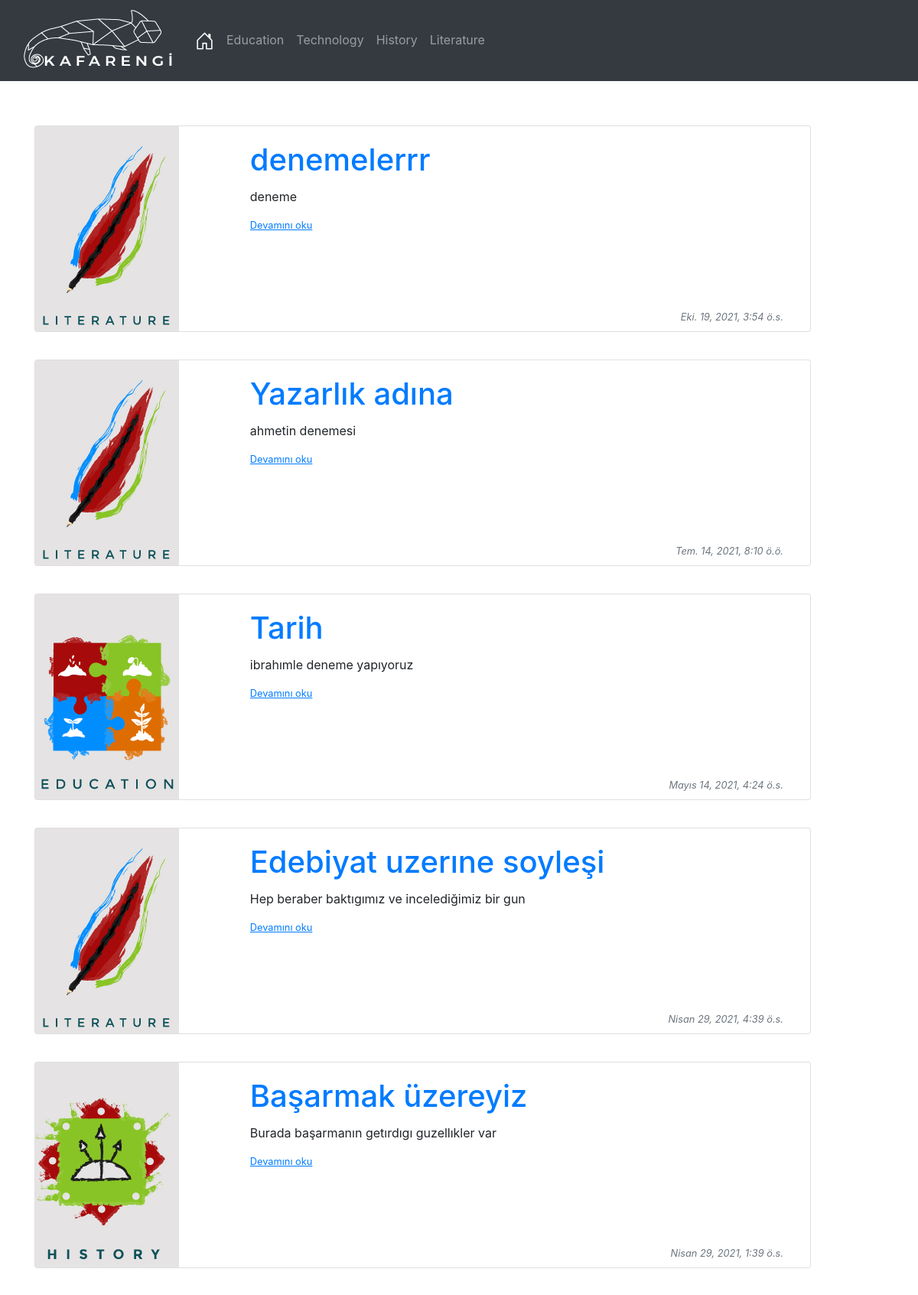
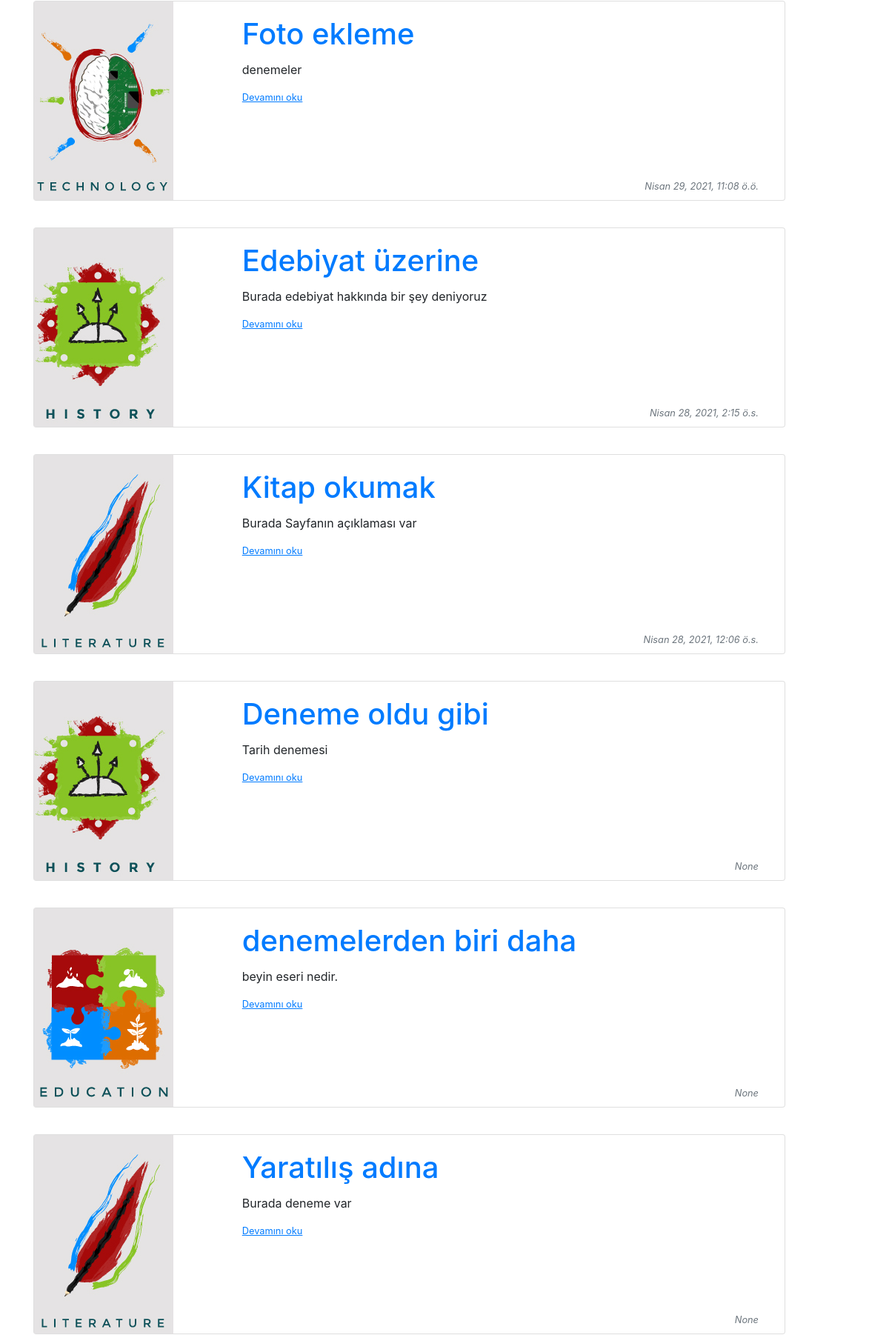
The page / (upper part) on the database its author committed (2 pictures, top to bottom).
### blog/models.py (models this page shows, shortened)
class Post(models.Model):
    imagedesc = models.CharField(max_length=100, verbose_name='resim')
    date_created = models.DateTimeField(auto_now_add=True)
    description = models.TextField()
    title = models.CharField(max_length=200)
    author = models.ForeignKey(
        'auth.User', on_delete=models.CASCADE,
    )
    body = RichTextUploadingField()
    def get_image_path(self):
        return '/img/' + str(self.imagedesc)

### blog/views.py (the view)
# urls.py: path('',BlogListView.as_view(),name='index'),
class BlogListView(ListView):
    model = Post
    template_name='pages/index.html'
    ordering = ['-id']

### templates/pages/index.html
{% extends 'layout.html' %}
{% load static %}
{% block content %}
{% for post in object_list %}
        <div  class="row" style="margin-top: 20px;">
            <div class="col-md-11">
                <div class="card-mb-3">
                    <div class="card mb-3">
                        <div class="row">
                            <div class="col-md-3">
                                <img src="{% static post.get_image_path %}">
                            </div>
                            <div class="col-md-9">
                                <div class="card-body">
                                    <div class="card-title"><h1><a href='{% url "post_detail" post.pk %}' class="link-secondary">{{post.title}}</a></h1></div>
                                    <p class="card-title maxlength='10'">{{post.description |safe}}</p>
                                    <p class="card-text">
                                        <small class="text-muted"><a href='{% url "post_detail" post.pk %}' class="link-secondary" style="text-decoration: underline;">Devamını oku</a></small>
                                    </p>
                                </div>
                                <div class="div">
                                    <small class="text-muted font-italic float-right" style="margin-top: 80px; margin-right: 35px;">{{post.date_created}}</small>
                                </div>
                            </div>
                        </div>
                    </div>
                </div>
            </div>
        </div>
{% endfor %}
{% endblock %}

### blog/static/css/style.css (style rules this page uses)
a:link { text-decoration: none; }

### rows shown on the page
Post: imagedesc (picture), title "denemelerrr", description "deneme", date_created "Eki. 19, 2021, 3:54 ö.s."
Post: imagedesc (picture), title "Yazarlık adına", description "ahmetin denemesi", date_created "Tem. 14, 2021, 8:10 ö.ö."
Post: imagedesc (picture), title "Tarih", description "ibrahımle deneme yapıyoruz", date_created "Mayıs 14, 2021, 4:24 ö.s."
Post: imagedesc (picture), title "Edebiyat uzerıne soyleşi", description "Hep beraber baktıgımız ve incelediğimiz bir gun", date_created "Nisan 29, 2021, 4:39 ö.s."
Post: imagedesc (picture), title "Başarmak üzereyiz", description "Burada başarmanın getırdıgı guzellıkler var", date_created "Nisan 29, 2021, 1:39 ö.s."
Post: imagedesc (picture), title "Foto ekleme", description "denemeler", date_created "Nisan 29, 2021, 11:08 ö.ö."
Post: imagedesc (picture), title "Edebiyat üzerine", description "Burada edebiyat hakkında bir şey deniyoruz", date_created "Nisan 28, 2021, 2:15 ö.s."
Post: imagedesc (picture), title "Kitap okumak", description "Burada Sayfanın açıklaması var", date_created "Nisan 28, 2021, 12:06 ö.s."
Post: imagedesc (picture), title "Deneme oldu gibi", description "Tarih denemesi", date_created "None"
Post: imagedesc (picture), title "denemelerden biri daha", description "beyin eseri nedir.", date_created "None"
Post: imagedesc (picture), title "Yaratılış adına", description "Burada deneme var", date_created "None"
